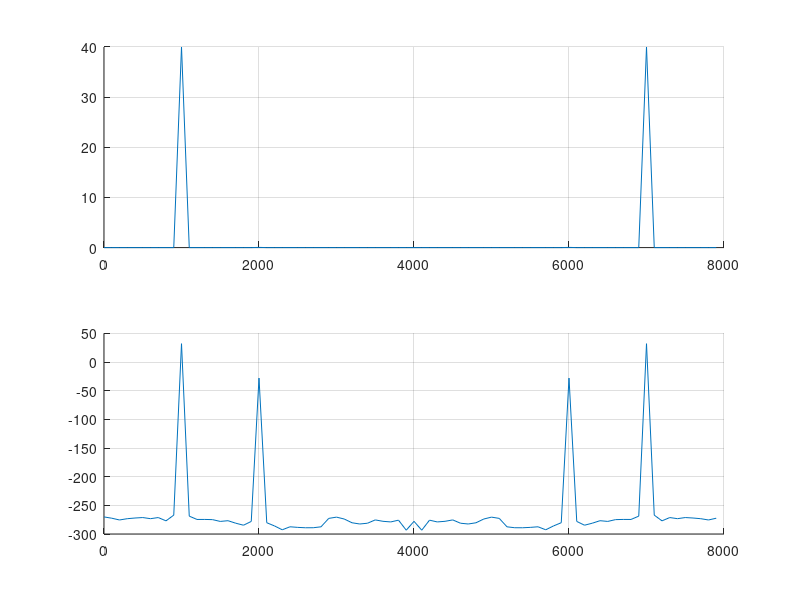

Reproduce this figure in MATLAB.
close all;

fe = 8000;
Ns = 80;
t = (0 : 1/fe : (Ns-1)/fe);
f = (0 : fe/Ns : fe-(fe/Ns));

f0 = 1000;
f1 = 2000;

y   = cos(2*pi*f0*t) + 0.001 * cos(2*pi*f1*t);

% Tracer la courbe
figure;
subplot(2,1,1);
grid on;
hold on;

Y1   = abs(fft(y));
Y1Db = 20 * log10(Y1);

plot(f, Y1);

subplot(2,1,2);
hold on;
grid on;


plot(f, Y1Db);